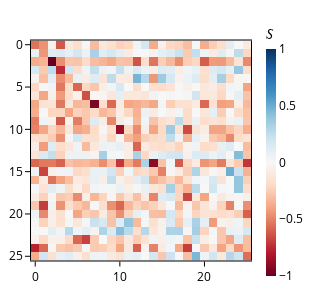

Write notebook code for a chart like this one.
### Code cell
# for pythia
token_alpha_2 = model2.to_tokens(ALPHABET_LIST, prepend_bos=False).to(device)
token_alpha_2 = [ element[0].item() for element in token_alpha_2 ]
deductive_head_ov_2 = model2.OV
ev = model2.W_E
uev = model2.W_U
ov_circuit_2 = ev.cpu()[token_alpha_2, : ] @ deductive_head_ov_2.AB.cpu() @ uev.cpu()[:, token_alpha_2]
# OV circuit for head 11.10
layer = 11
head = 4
pu.plot_attn(h.normalise_tensor(ov_circuit_2[layer, head, : , :]), ALPHABET_LIST, image_dir / "symbolic_ov_circuit.png")

### Figure 1 — Plotly figure (JSON) as saved in the notebook; plotly's stock layout.template omitted (floating-point values rounded to 4 significant figures; data arrays with more than 128 entries replaced by an {"elided": "..."} marker saying what was removed)
{"data": [{"coloraxis": "coloraxis", "hovertemplate": "Head: %{x}<br>Layer: %{y}<br>color: %{z}<extra></extra>", "name": "0", "type": "heatmap", "xaxis": "x", "yaxis": "y", "z": {"elided": "26x26 float values"}}], "layout": {"coloraxis": {"cmid": 0, "colorbar": {"len": 1, "lenmode": "fraction", "thickness": 10, "thicknessmode": "pixels", "title": {"text": "𝑆"}}, "colorscale": [[0, "rgb(103,0,31)"], [0.1, "rgb(178,24,43)"], [0.2, "rgb(214,96,77)"], [0.3, "rgb(244,165,130)"], [0.4, "rgb(253,219,199)"], [0.5, "rgb(247,247,247)"], [0.6, "rgb(209,229,240)"], [0.7, "rgb(146,197,222)"], [0.8, "rgb(67,147,195)"], [0.9, "rgb(33,102,172)"], [1, "rgb(5,48,97)"]]}, "font": {"color": "black", "size": 12}, "height": 300, "margin": {"b": 10, "l": 10, "r": 10, "t": 10}, "title": {"font": {"size": 14}}, "width": 300, "xaxis": {"anchor": "y", "constrain": "domain", "domain": [0, 1], "linecolor": "black", "linewidth": 1, "mirror": true, "scaleanchor": "y", "showline": true, "tickcolor": "black", "ticks": "outside", "tickwidth": 1, "title": {}}, "yaxis": {"anchor": "x", "autorange": "reversed", "constrain": "domain", "domain": [0, 1], "linecolor": "black", "linewidth": 1, "mirror": true, "showline": true, "tickcolor": "black", "ticks": "outside", "tickwidth": 1, "title": {}}}}
